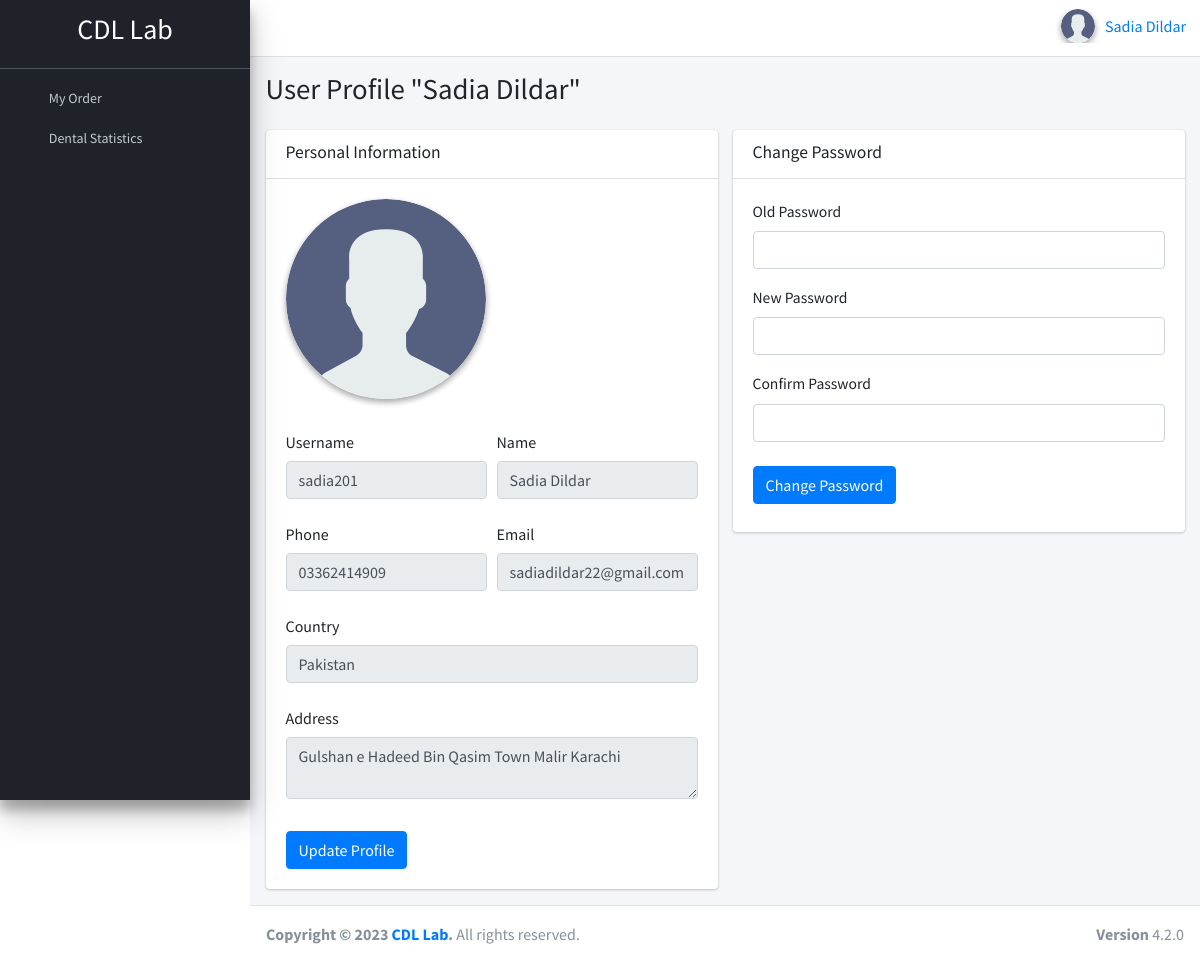
Page /user-profile/3/ (signed in) on the committed database.
### amruloapp/models.py (models this page shows)
class User(AbstractUser):
    name = models.CharField(max_length=200, null=True)
    email = models.EmailField(unique=True, null=True)
    avatar = models.ImageField(null=True, default='avatar.svg')
    phone = models.CharField(max_length=15, blank=True, null=True, default='')
    affiliated_with = models.CharField(max_length=100, null=True, blank=True)
    approval_status = models.BooleanField(default=True)
    company_information = models.ForeignKey(CompanyInformation, on_delete=models.SET_NULL, null=True, blank=True)
    country = models.CharField(max_length=50, null=True, blank=True)
    user_address = models.TextField(default='')
    USERNAME_FIELD = 'email'
    REQUIRED_FIELDS = []

### amruloapp/views.py (the view)
# urls.py: path('user-profile/<int:id>/', views.userProfile, name='user-profile'),
@login_required(login_url='login')
def userProfile(request, id):
    user = get_object_or_404(User, id=id)
    form = UserProfileUpdateForm(instance=user)
    if request.method == 'POST':
        form = UserProfileUpdateForm(request.POST, request.FILES, instance=user)
        if form.is_valid():
            form.save()
            messages.success(request, 'Profile updated successfully.')
            return redirect('user-profile', id=id)
    context = {'user': user, 'form': form}
    return render(request, 'amruloapp/dashboard/user_profile.html', context)

### amruloapp/forms.py
class UserProfileUpdateForm(ModelForm):
    class Meta:
        model = User
        fields = ['avatar', 'name', 'phone', 'country',  'user_address']

### amruloapp/templates/amruloapp/dashboard/user_profile.html (shortened to what this page needs)
{% extends 'amruloapp/dashboard/base.html' %}
{% load static %}
{% block content %}
<div class="content-wrapper">
    <div class="content-header">
        <div class="container-fluid">
            <div class="row mb-2">
                <div class="col-sm-6">
                    <h1 class="m-0">User Profile "{{request.user.name}}"</h1>
                </div>
            </div>
        </div>
    </div>
    <section class="content">
        <div class="container-fluid">
            <div class="row">
                <div class="col-md-6">
                    <div class="card">
                        <div class="card-header">
                            <h3 class="card-title">Personal Information</h3>
                            <div class="card-tools">
                                <button type="button" class="btn btn-tool" data-card-widget="collapse">
                                    <i class="fas fa-minus"></i>
                                </button>
                            </div>
                        </div>
                        <div class="card-body">
                            <div class="text-left">
                                <div class="image">
                                    <img src="{{request.user.avatar.url}}"
                                      class="img-circle elevation-2 "
                                      style="max-width: 200px; max-height: 200px;"
                                      alt="User Image"/>
                                </div>
                            </div>
                            <div class="mt-4">
                                <div class="form-row">
                                    <div class="form-group col-md-6">
                                        <label for="username" class="col-form-label">Username</label>
                                        <input type="text" class="form-control" id="username" value="{{ request.user.username }}" disabled>
                                    </div>
                                    <div class="form-group col-md-6">
                                        <label for="name" class="col-form-label">Name</label>
                                        <input type="text" class="form-control" id="name" value="{{ request.user.name }}" disabled>
                                    </div>
                                </div>
                                <div class="form-row">
                                    <div class="form-group col-md-6">
                                        <label for="phone" class="col-form-label">Phone</label>
                                        <input type="text" class="form-control" id="phone" value="{{ request.user.phone }}" disabled>
                                    </div>
                                    <div class="form-group col-md-6">
                                        <label for="email" class="col-form-label">Email</label>
                                        <input type="text" class="form-control" id="email" value="{{ request.user.email }}" disabled>
                                    </div>
                                </div>
                                <div class="form-group">
                                    <label for="country" class="col-form-label">Country</label>
                                    <input type="text" class="form-control" id="country" value="{{ request.user.country }}" disabled>
                                </div>
                                <div class="form-group">
                                    <label for="user_address" class="col-form-label">Address</label>
                                    <textarea class="form-control" id="user_address" disabled>{{ request.user.user_address }}</textarea>
                                </div>
                            </div>
                            <button class="btn btn-primary mt-3" data-toggle="modal" data-target="#updateProfileModal">Update Profile</button>
                        </div>
                    </div>
                </div>
                <div class="col-md-6">
                    <div class="card">
                        <div class="card-header">
                            <h3 class="card-title">Change Password</h3>
                            <div class="card-tools">
                                <button type="button" class="btn btn-tool" data-card-widget="collapse">
                                    <i class="fas fa-minus"></i>
                                </button>
                            </div>
                        </div>
                        <div class="card-body">
                            <form method="post" action="{% url 'change_password' %}">
                                <div class="form-group">
                                    <label for="old_password">Old Password</label>
                                    <input type="password" class="form-control" id="old_password" name="old_password">
                                </div>
                                <div class="form-group">
                                    <label for="new_password1">New Password</label>
                                    <input type="password" class="form-control" id="new_password1" name="new_password1">
                                </div>
                                <div class="form-group">
                                    <label for="new_password2">Confirm Password</label>
                                    <input type="password" class="form-control" id="new_password2" name="new_password2">
                                </div>
                                <button type="submit" class="btn btn-primary my-2">Change Password</button>
                            </form>
                        </div>
                    </div>
                </div>
            </div>
        </div>
    </section>
</div>
{% endblock content %}

### amruloapp/templates/amruloapp/dashboard/base.html (shortened to what this page needs)
{% load static %}
<!DOCTYPE html>
<html lang="en">
  <head>
    <link rel="stylesheet" href="{% static 'amruloapp/dashboard/plugins/fontawesome-free/css/all.min.css' %}" />
    <link
      rel="stylesheet"
      href="https://code.ionicframework.com/ionicons/2.0.1/css/ionicons.min.css"
    />
    <link
      rel="stylesheet"
      href="{% static 'amruloapp/dashboard/plugins/tempusdominus-bootstrap-4/css/tempusdominus-bootstrap-4.min.css' %}"
    />
    <link
      rel="stylesheet"
      href="{% static 'amruloapp/dashboard/plugins/icheck-bootstrap/icheck-bootstrap.min.css' %}"
    />
    <link rel="stylesheet" href="{% static 'amruloapp/dashboard/dist/css/main.min.css' %}" />
    <link rel="stylesheet" href="{% static 'amruloapp/dashboard/dist/css/overrides.css' %}" />
    <link
      rel="stylesheet"
      href="{% static 'amruloapp/dashboard/plugins/overlayScrollbars/css/OverlayScrollbars.min.css' %}"
    />
    <link rel="stylesheet" href="{% static 'amruloapp/dashboard/plugins/summernote/summernote-bs4.min.css' %}" />
  </head>
  <body class="hold-transition layout-fixed">
    <div class="wrapper">
      <nav class="main-header navbar navbar-expand navbar-white navbar-light">
        <ul class="navbar-nav">
          <li class="nav-item">
            <a class="nav-link" data-widget="pushmenu" href="#" role="button"
              ><i class="fas fa-bars"></i
            ></a>
          </li>
        </ul>
        <ul class="navbar-nav ml-auto">
          <li class="nav-item">
            <a class="nav-link" data-widget="fullscreen" href="#" role="button">
              <i class="fas fa-expand-arrows-alt"></i>
            </a>
          </li>
          <li class="nav-item">
            <div class="btn-group">
              <button
                type="button"
                class="btn dropdown-toggle user-profile-dropdown"
                data-toggle="dropdown"
                aria-haspopup="true"
                aria-expanded="false"
              >
                <div class="user-panel d-flex">
                  <div class="image">
                    <img
                    src="{{request.user.avatar.url}}"
                      class="img-circle elevation-2"
                      alt="User Image"
                    />
                  </div>
                  <div class="info">
                    <a href="#" class="d-block">{{request.user.name}}</a>
                  </div>
                </div>
              </button>
            </div>
          </li>
        </ul>
      </nav>
      <aside class="main-sidebar sidebar-dark-primary elevation-4">
        <a href="/create-order" class="brand-link">
          <div class='text-center'>
            <h3 class="brand-text font-weight-medium">CDL Lab</h3>
          </div>
        </a>
        <div class="sidebar">
          <nav class="mt-2">
            <ul
              class="nav nav-pills nav-sidebar flex-column"
              data-widget="treeview"
              role="menu"
              data-accordion="false">
              <li class="nav-item ">
                <a href="/create-order" class="nav-link ">
                  <i class="nav-icon fas fa-list-ol"></i>
                  <p>
                    My Order
                    <i class="right fas fa-angle-left"></i>
                  </p>
                </a>
              </li>
              <li class="nav-item {% if 'statistics' in active_item or 'order-docs' in active_item %}menu-open{% endif %}">
                <a href="#" class="nav-link {% if 'statistics' in active_item or 'order-docs' in active_item %}active{% endif %}">
                  <i class="nav-icon fas fa-tachometer-alt"></i>
                  <p>
                    Dental Statistics
                    <i class="right fas fa-angle-left"></i>
                  </p>
                </a>
              </li>
            </ul>
          </nav>
        </div>
      </aside>
      {% block content %}
      {% endblock content %}
      <footer class="main-footer">
        <strong>Copyright &copy; 2023 <a href="/">CDL Lab</a>.</strong>
        All rights reserved.
        <div class="float-right d-none d-sm-inline-block">
          <b>Version</b> 4.2.0
        </div>
      </footer>
    </div>
  </body>
</html>

### rows in the picture
User: user.avatar (placeholder picture), user.name "Sadia Dildar", user.username "sadia201", user.phone "03362414909", user.email "sadiadildar22@gmail.com", user.country "Pakistan", user.user_address "Gulshan e Hadeed Bin Qasim Town Malir Karachi"
